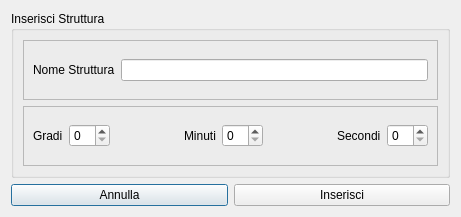
<?xml version="1.0" encoding="UTF-8"?>
<ui version="4.0">
 <class>strutturaDialog</class>
 <widget class="QDialog" name="strutturaDialog">
  <property name="geometry">
   <rect>
    <x>0</x>
    <y>0</y>
    <width>461</width>
    <height>217</height>
   </rect>
  </property>
  <property name="windowTitle">
   <string>Dialog</string>
  </property>
  <layout class="QGridLayout" name="gridLayout">
   <item row="3" column="1">
    <widget class="QPushButton" name="pushButton__annulla">
     <property name="text">
      <string>Annulla</string>
     </property>
    </widget>
   </item>
   <item row="1" column="1" colspan="2">
    <widget class="QGroupBox" name="groupBox">
     <property name="title">
      <string>Inserisci Struttura</string>
     </property>
     <layout class="QVBoxLayout" name="verticalLayout">
      <item>
       <widget class="QFrame" name="frame">
        <property name="frameShape">
         <enum>QFrame::StyledPanel</enum>
        </property>
        <property name="frameShadow">
         <enum>QFrame::Raised</enum>
        </property>
        <layout class="QGridLayout" name="gridLayout_3">
         <item row="0" column="0">
          <widget class="QLabel" name="label">
           <property name="text">
            <string>Nome Struttura</string>
           </property>
          </widget>
         </item>
         <item row="0" column="1">
          <widget class="QLineEdit" name="lineNomeStruttura"/>
         </item>
        </layout>
       </widget>
      </item>
      <item>
       <widget class="QFrame" name="frame_2">
        <property name="frameShape">
         <enum>QFrame::StyledPanel</enum>
        </property>
        <property name="frameShadow">
         <enum>QFrame::Raised</enum>
        </property>
        <layout class="QGridLayout" name="gridLayout_2">
         <item row="0" column="3">
          <widget class="QLabel" name="label_3">
           <property name="text">
            <string>Minuti</string>
           </property>
          </widget>
         </item>
         <item row="0" column="6">
          <widget class="QLabel" name="label_4">
           <property name="text">
            <string>Secondi</string>
           </property>
          </widget>
         </item>
         <item row="0" column="2">
          <spacer name="horizontalSpacer">
           <property name="orientation">
            <enum>Qt::Horizontal</enum>
           </property>
           <property name="sizeHint" stdset="0">
            <size>
             <width>40</width>
             <height>20</height>
            </size>
           </property>
          </spacer>
         </item>
         <item row="0" column="1">
          <widget class="QSpinBox" name="gradiSpinBox"/>
         </item>
         <item row="0" column="7">
          <widget class="QSpinBox" name="secondiSpinBox"/>
         </item>
         <item row="0" column="0">
          <widget class="QLabel" name="label_2">
           <property name="text">
            <string>Gradi</string>
           </property>
          </widget>
         </item>
         <item row="0" column="4">
          <widget class="QSpinBox" name="minutiSpinBox"/>
         </item>
         <item row="0" column="5">
          <spacer name="horizontalSpacer_2">
           <property name="orientation">
            <enum>Qt::Horizontal</enum>
           </property>
           <property name="sizeHint" stdset="0">
            <size>
             <width>40</width>
             <height>20</height>
            </size>
           </property>
          </spacer>
         </item>
        </layout>
       </widget>
      </item>
     </layout>
    </widget>
   </item>
   <item row="3" column="2">
    <widget class="QPushButton" name="pushButton_inserisci">
     <property name="text">
      <string>Inserisci</string>
     </property>
    </widget>
   </item>
  </layout>
 </widget>
 <resources/>
 <connections/>
</ui>
